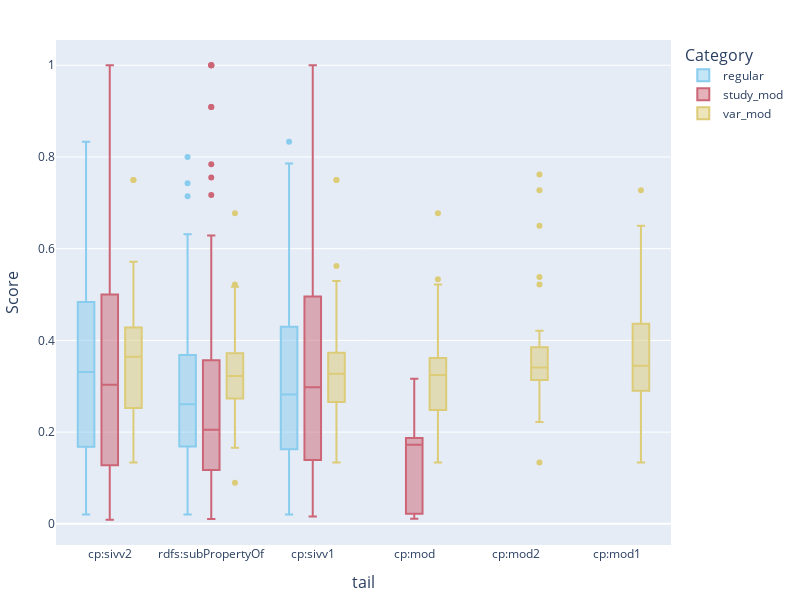

Notebook code cell kept with this figure:
### Code cell
df_violin = rules_effect_exploded[ \
    (rules_effect_exploded["head"].isin(["cp:hasNegativeEffectOn"])) & \
        (~rules_effect_exploded["tail"].isin(["cp:hasPositiveEffectOn", "cp:hasNegativeEffectOn"]))]

colorblind_palette = ['#1f77b4', '#ff7f0e']  # Blue and orange colors for two categories
color_palette = px.colors.qualitative.Safe
# Create the box plot using Plotly Express
fig = px.box(
    df_violin,
    x='tail',
    y='score',
    color='th',
    # points='all',
    # title='Box Plot with Colorblind-Friendly Palette',
    labels={
        'head': 'Effect Type',
        'score': 'Score',
        'th': 'Category'
    },
    # color_discrete_sequence=colorblind_palette  # Use colorblind-friendly palette
    color_discrete_sequence=color_palette

)

# Update layout for better readability
fig.update_layout(
    title_font_size=20,
    title_x=0.5,  # Center the title
    xaxis_title_font_size=16,
    yaxis_title_font_size=16,
    legend_title_font_size=16,
    legend_font_size=12,
    margin=dict(l=40, r=40, t=40, b=40),  # Adjust margins
    width=800,  # Set the width of the plot
    height=600  # Set the height of the plot
)

# Show the plot
fig.write_image("../visualisations/anyburl_boxplot_negative_effect.pdf", format='pdf')
fig.show()

### Figure 1 — Plotly figure (JSON) as saved in the notebook; plotly's stock layout.template omitted (floating-point values rounded to 4 significant figures; data arrays with more than 128 entries replaced by an {"elided": "..."} marker saying what was removed)
{"data": [{"alignmentgroup": "True", "hovertemplate": "Category=regular<br>tail=%{x}<br>Score=%{y}<extra></extra>", "legendgroup": "regular", "marker": {"color": "rgb(136, 204, 238)"}, "name": "regular", "notched": false, "offsetgroup": "regular", "orientation": "v", "showlegend": true, "type": "box", "x": {"elided": "204 str values"}, "x0": " ", "xaxis": "x", "y": {"elided": "204 float values"}, "y0": " ", "yaxis": "y"}, {"alignmentgroup": "True", "hovertemplate": "Category=study_mod<br>tail=%{x}<br>Score=%{y}<extra></extra>", "legendgroup": "study_mod", "marker": {"color": "rgb(204, 102, 119)"}, "name": "study_mod", "notched": false, "offsetgroup": "study_mod", "orientation": "v", "showlegend": true, "type": "box", "x": {"elided": "569 str values"}, "x0": " ", "xaxis": "x", "y": {"elided": "569 float values"}, "y0": " ", "yaxis": "y"}, {"alignmentgroup": "True", "hovertemplate": "Category=var_mod<br>tail=%{x}<br>Score=%{y}<extra></extra>", "legendgroup": "var_mod", "marker": {"color": "rgb(221, 204, 119)"}, "name": "var_mod", "notched": false, "offsetgroup": "var_mod", "orientation": "v", "showlegend": true, "type": "box", "x": {"elided": "167 str values"}, "x0": " ", "xaxis": "x", "y": {"elided": "167 float values"}, "y0": " ", "yaxis": "y"}], "layout": {"boxmode": "group", "height": 600, "legend": {"font": {"size": 12}, "title": {"font": {"size": 16}, "text": "Category"}, "tracegroupgap": 0}, "margin": {"b": 40, "l": 40, "r": 40, "t": 40}, "title": {"font": {"size": 20}, "x": 0.5}, "width": 800, "xaxis": {"anchor": "y", "domain": [0, 1], "title": {"font": {"size": 16}, "text": "tail"}}, "yaxis": {"anchor": "x", "domain": [0, 1], "title": {"font": {"size": 16}, "text": "Score"}}}}
